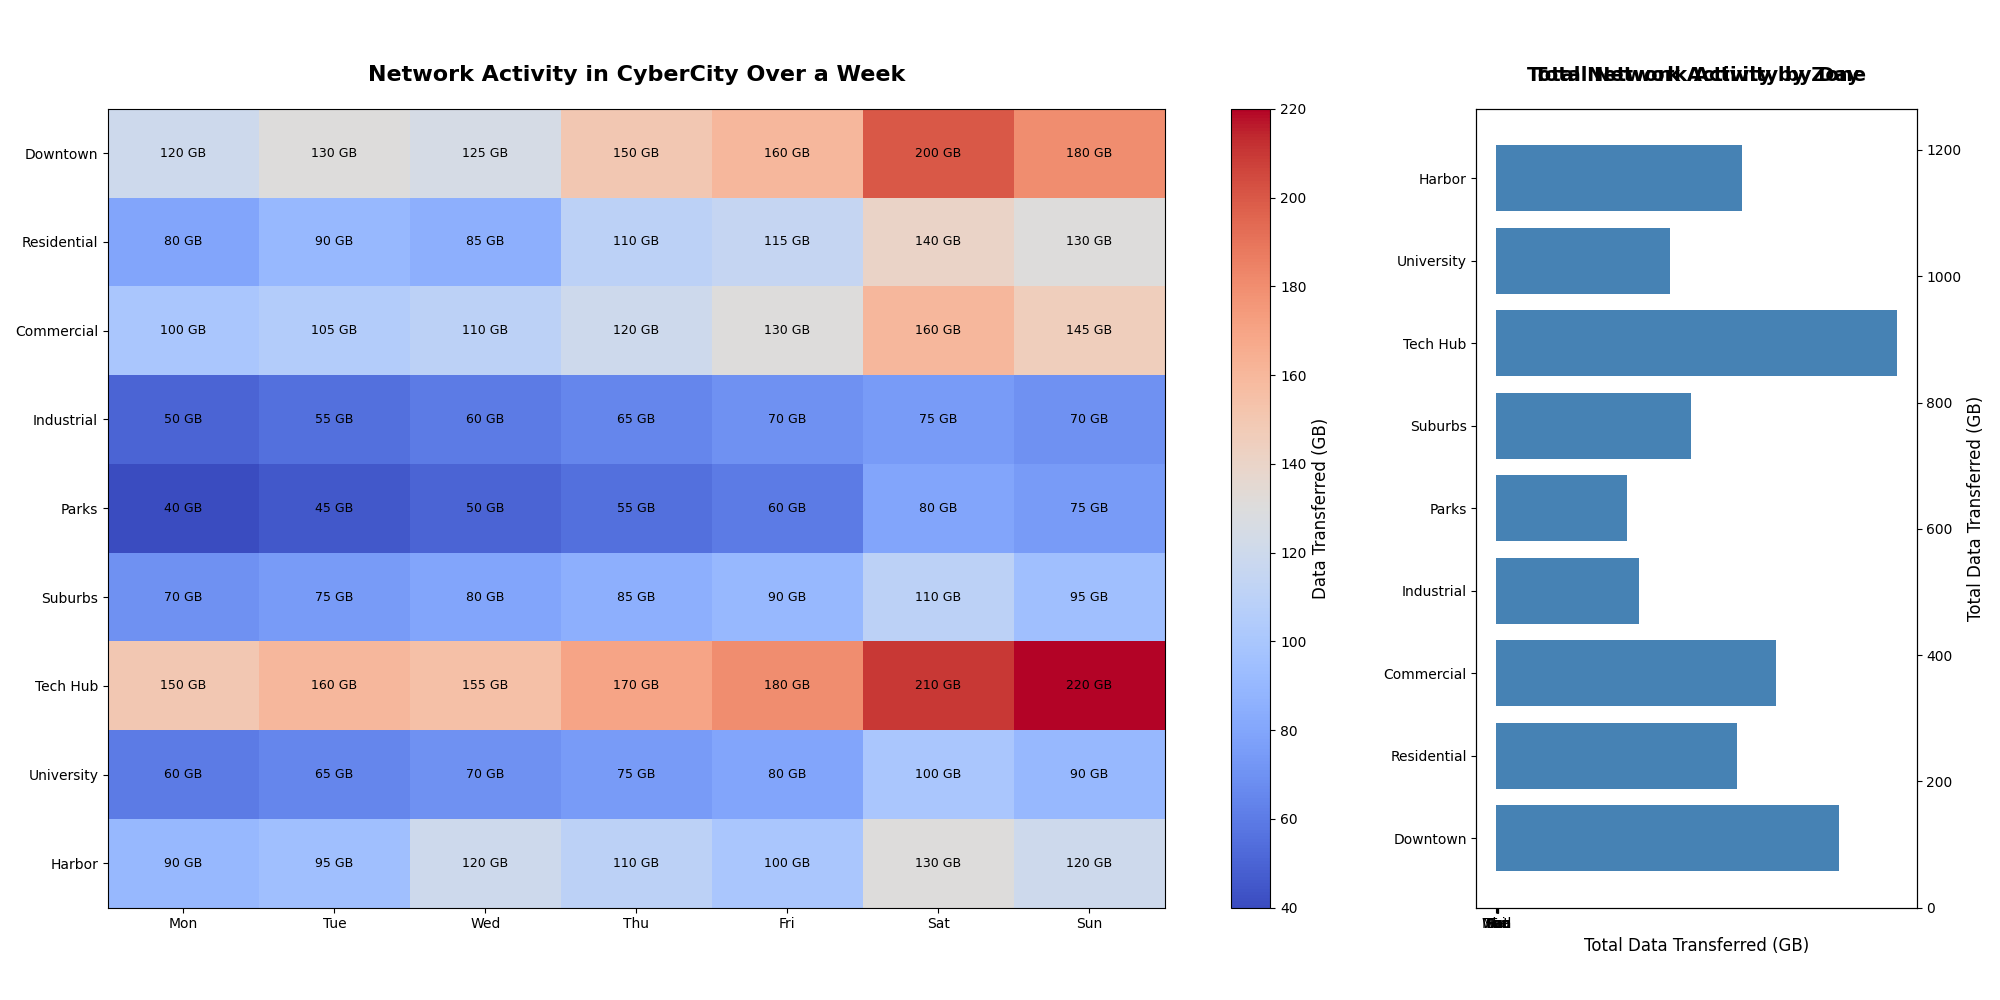

The Python source for this figure:
import matplotlib.pyplot as plt
import numpy as np

# Define city zones and days of the week
city_zones = ["Downtown", "Residential", "Commercial", "Industrial", "Parks", "Suburbs", "Tech Hub", "University", "Harbor"]
days = ["Mon", "Tue", "Wed", "Thu", "Fri", "Sat", "Sun"]

# Network activity data (in gigabytes transfer) over a week (rows: city zones, columns: days)
activity_data = np.array([
    [120, 130, 125, 150, 160, 200, 180],  # Downtown
    [80, 90, 85, 110, 115, 140, 130],     # Residential
    [100, 105, 110, 120, 130, 160, 145],  # Commercial
    [50, 55, 60, 65, 70, 75, 70],         # Industrial
    [40, 45, 50, 55, 60, 80, 75],         # Parks
    [70, 75, 80, 85, 90, 110, 95],        # Suburbs
    [150, 160, 155, 170, 180, 210, 220],  # Tech Hub
    [60, 65, 70, 75, 80, 100, 90],        # University
    [90, 95, 120, 110, 100, 130, 120]     # Harbor
])

# Initialize the figure and create subplots
fig, (ax1, ax2) = plt.subplots(1, 2, figsize=(20, 10), gridspec_kw={'width_ratios': [3, 1]})

# Plot the heatmap on the first subplot (ax1)
heatmap = ax1.imshow(activity_data, cmap='coolwarm', aspect='auto')

# Add labels and title for the heatmap
ax1.set_xticks(np.arange(len(days)))
ax1.set_xticklabels(days)
ax1.set_yticks(np.arange(len(city_zones)))
ax1.set_yticklabels(city_zones)
ax1.set_title('Network Activity in CyberCity Over a Week', fontsize=16, fontweight='bold', pad=20)

# Annotate cells with the data values
for i in range(len(city_zones)):
    for j in range(len(days)):
        ax1.text(j, i, f'{activity_data[i, j]} GB', va='center', ha='center', color='black', fontsize=9)

# Add color bar to the heatmap
cbar = fig.colorbar(heatmap, ax=ax1, orientation='vertical')
cbar.set_label('Data Transferred (GB)', fontsize=12)

# Plot bar charts showing total activity for each zone and each day on the second subplot (ax2)
total_activity_by_zone = activity_data.sum(axis=1)
total_activity_by_day = activity_data.sum(axis=0)

# Subplot for total activity by zone
ax2.barh(np.arange(len(city_zones)), total_activity_by_zone, color='steelblue')
ax2.set_yticks(np.arange(len(city_zones)))
ax2.set_yticklabels(city_zones)
ax2.set_xlabel('Total Data Transferred (GB)', fontsize=12)
ax2.set_title('Total Network Activity by Zone', fontsize=14, fontweight='bold', pad=20)

# Additional subplot for total activity by day
ax2_2 = ax2.twinx()
ax2_2.bar(np.arange(len(days)), total_activity_by_day, alpha=0.7, color='orange', width=0.3, align='center')
ax2_2.set_xticks(np.arange(len(days)))
ax2_2.set_xticklabels(days)
ax2_2.set_ylabel('Total Data Transferred (GB)', fontsize=12)
ax2_2.set_title('Total Network Activity by Day', fontsize=14, fontweight='bold', pad=20)

plt.tight_layout(rect=[0, 0.03, 1, 0.95])
plt.show()
